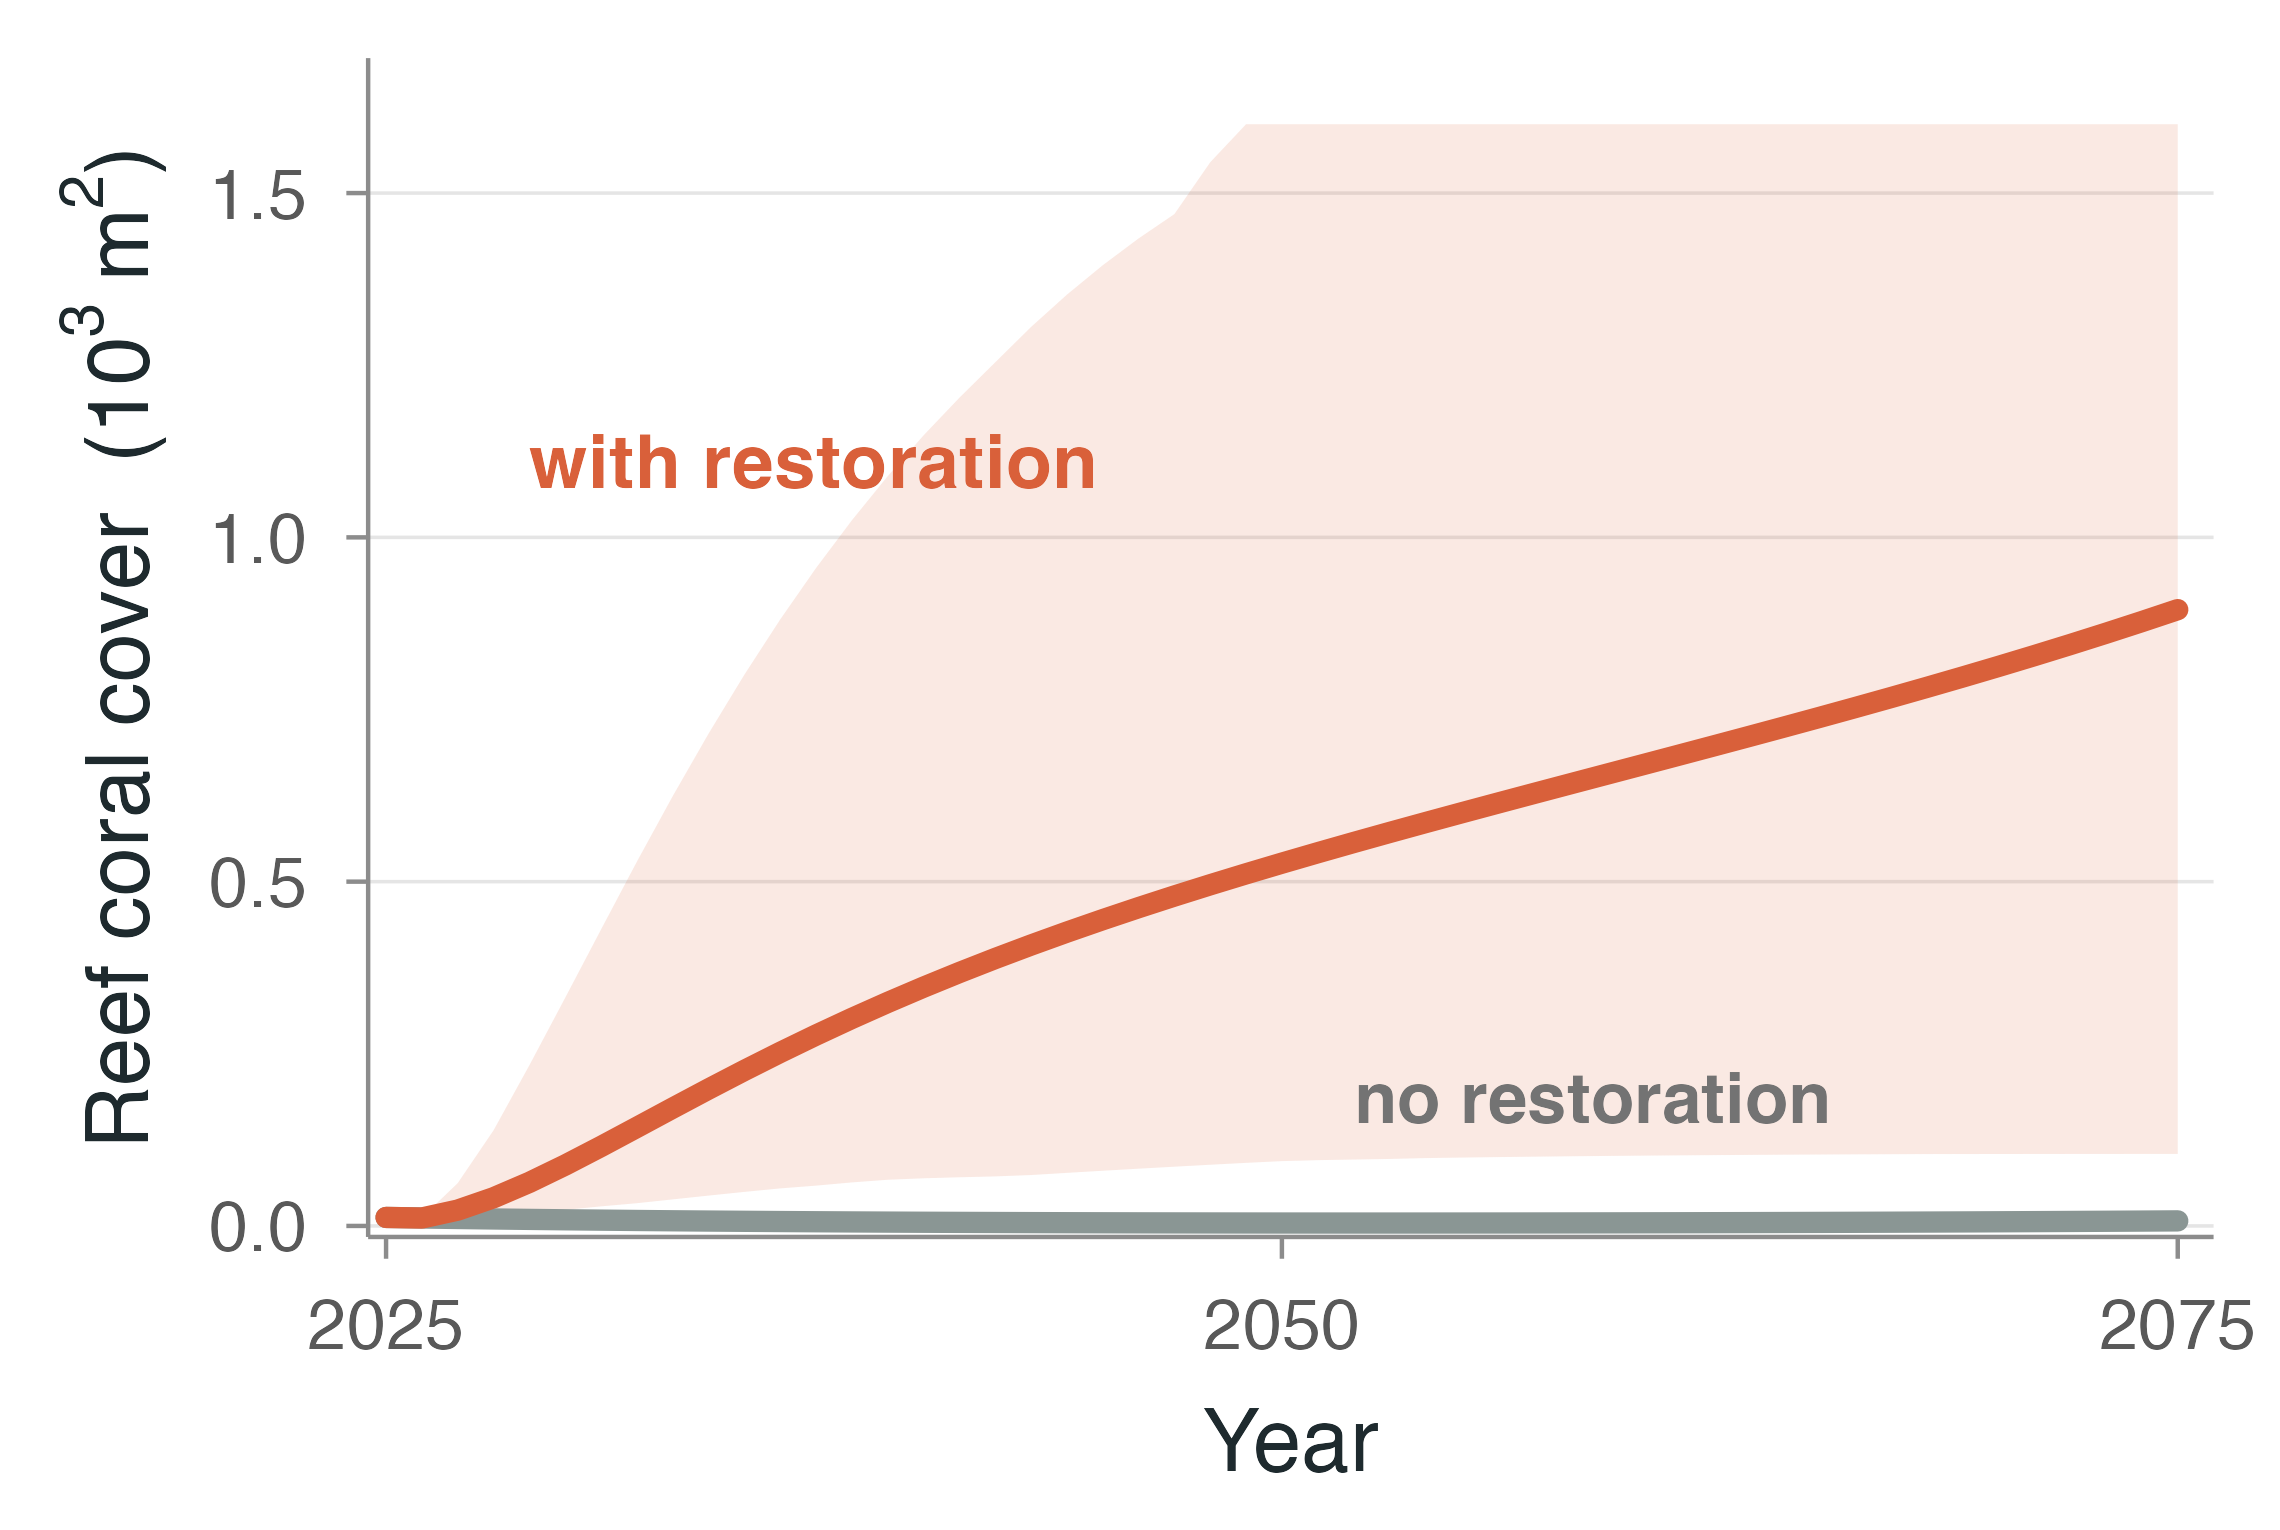

Write R code to recreate this figure.
# fig2_decline.R — slide re-plot of "without intervention the population declines"
# (manuscript Fig 2a). Reef coral cover over 50 yr, no disturbance, three strategies:
# no restoration (grey, stays collapsed) / 50% to reef (teal) / 100% to reef (coral).
# ~100 parameter sets each. Run from repo root: Rscript presentation-figs/fig2_decline.R

setwd(path.expand("~/Detmer-2025-coral-RSE"))
suppressMessages(source("presentation-figs/theme_slide.R"))
suppressMessages(source("presentation-figs/_extracted/setup_base.R"))
suppressMessages(source("presentation-figs/_extracted/functions.R"))
suppressMessages(source("presentation-figs/_extracted/fig2_ctx.R"))
cat("running 3 trajectory ensembles (100 sets each)...\n")
suppressMessages(source("presentation-figs/_extracted/fig2_traj.R"))

library(tidyverse)
grab <- function(sim, lab) {
  ts <- ts_fun(sim, n_pars = n_sample1, max_yr = 51, prop_choice = 1, par2_choice = 1)
  tibble(year = 2025 + 0:50, strategy = lab,
         mean = ts$reef_cover_mn, lo = ts$reef_cover_up, hi = ts$reef_cover_low)  # up=0.05, low=0.95
}
# two-line contrast for a clean slide: no restoration vs with restoration (100% case)
COLS2 <- c("No restoration" = DECK$mute, "With restoration" = DECK$coral)
df <- bind_rows(
  grab(orch_D0_0,   "No restoration"),
  grab(orch_D0_100, "With restoration")
) |> mutate(strategy = factor(strategy, levels = names(COLS2)))
ycap <- 1.6  # focus on the means + lower band (upper parameter tail is extreme)

p <- ggplot(df, aes(year, mean/1000, color = strategy, fill = strategy)) +
  geom_ribbon(aes(ymin = lo/1000, ymax = pmin(hi/1000, ycap)), color = NA, alpha = 0.14) +
  geom_line(linewidth = 2.4, lineend = "round") +
  scale_color_manual(values = COLS2, guide = "none") +
  scale_fill_manual(values = COLS2, guide = "none") +
  scale_x_continuous(breaks = seq(2025, 2075, 25), expand = expansion(mult = c(0.01, 0.02))) +
  scale_y_continuous(expand = expansion(mult = c(0.01, 0.06))) +
  coord_cartesian(ylim = c(0, ycap), clip = "off") +
  annotate("text", x = 2029, y = 1.15, hjust = 0, vjust = 1,
           label = "with restoration", color = DECK$coral, fontface = "bold", size = 6.4) +
  annotate("text", x = 2052, y = 0.15, hjust = 0, vjust = 0,
           label = "no restoration", color = "grey45", fontface = "bold", size = 6) +
  labs(x = "Year", y = expression("Reef coral cover  ("*10^3~m^2*")")) +
  theme_slide(base_size = 21)

save_slide(p, "fig2_decline.png", w = 7.6, h = 5.1)
cat("done fig2\n")
